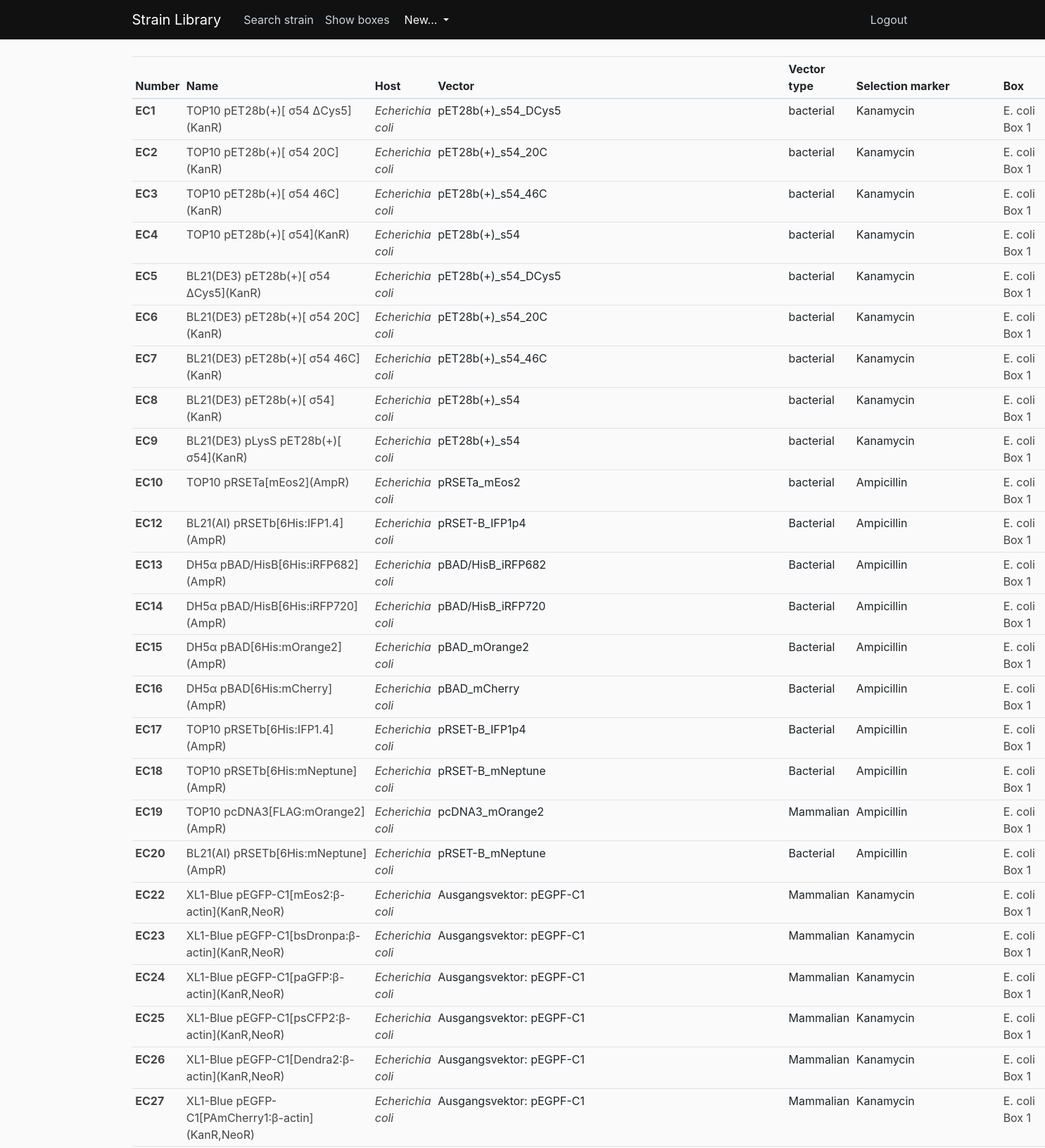
The page /results (signed in, upper part) on the database its author committed.
### strain_library/models.py (models this page shows, shortened)
class Strain(db.Model):
    __tablename__ = 'strain'
    id = db.Column(db.Integer, primary_key=True)
    number = db.Column(db.String, nullable=False, unique=True)
    name = db.Column(db.String, nullable=False)
    host = db.Column(db.String, nullable=False)
    vector = db.Column(db.String)
    vector_type = db.Column(db.String)
    selection_marker = db.Column(db.String)
    box = db.Column(db.String)
    slot = db.Column(db.String)
    date_of_creation = db.Column(db.Date)
    comments = db.Column(db.Text)
    user_id = db.Column(db.Integer, db.ForeignKey('user.id'), nullable=False)
    box_id = db.Column(db.Integer, db.ForeignKey('box.id'), nullable=False)
    type = db.Column(db.String)
    __mapper_args__ = {
        'polymorphic_identity':'strain',
        'polymorphic_on':type
    }

class EcoliStrain(Strain):
    __tablename__ = 'ecolistrainlist'
    id = db.Column(db.Integer, db.ForeignKey('strain.id'), primary_key=True)
    __mapper_args__ = {
        'polymorphic_identity':'ecolistrainlist'
    }

class Strain(db.Model):
    __tablename__ = 'strain'
    id = db.Column(db.Integer, primary_key=True)
    number = db.Column(db.String, nullable=False, unique=True)
    name = db.Column(db.String, nullable=False)
    host = db.Column(db.String, nullable=False)
    vector = db.Column(db.String)
    vector_type = db.Column(db.String)
    selection_marker = db.Column(db.String)
    box = db.Column(db.String)
    slot = db.Column(db.String)
    date_of_creation = db.Column(db.Date)
    comments = db.Column(db.Text)
    user_id = db.Column(db.Integer, db.ForeignKey('user.id'), nullable=False)
    box_id = db.Column(db.Integer, db.ForeignKey('box.id'), nullable=False)
    type = db.Column(db.String)
    __mapper_args__ = {
        'polymorphic_identity':'strain',
        'polymorphic_on':type
    }

### strain_library/routes.py (the view)
@app.route('/results')
@login_required
def results():
    host = request.args.get('host')
    box = request.args.get('box')
    if host:
        strains = Strain.query.filter_by(host=host).all()
        return render_template('results.html', strains=strains)
    if box:
        strains = Strain.query.filter_by(box=box).all()
        return render_template('results.html', strains=strains)
    strains = Strain.query.all()
    return render_template('results.html', strains=strains)

### strain_library/models.py (called while the page is built)
@login_manager.user_loader
def load_user(user_id):
    return User.query.get(int(user_id))

### strain_library/templates/results.html (shortened to what this page needs)
{% extends "layout.html" %}
{% block content %}
    <table class="table table-sm table-hover">
        <thead>
          <tr>
            <th scope="col">Number</th>
            <th scope="col">Name</th>
            <th scope="col">Host</th>
            <th scope="col">Vector</th>
            <th scope="col">Vector type</th>
            <th scope="col">Selection marker</th>
            <th scope="col">Box</th>
          </tr>
        </thead>
        <tbody>
            {% for strain in strains %}
            <tr>
                <th scope="row" ><a class="article-title" href="{{ url_for('strain', strain_id=strain.id) }}">{{ strain.number }}</a></th>
                <td><a class="article-title" href="{{ url_for('strain', strain_id=strain.id) }}">{{ strain.name }}</a></td>
                <td><i><a class="article-title" href="{{ url_for('results', host=strain.host) }}">{{ strain.host }}</a></i></td>
                <td>{{ strain.vector }}</td>
                <td>{{ strain.vector_type }}</td>
                <td>{{ strain.selection_marker }}</td>
                <td><a class="article-title" href="{{ url_for('results', box=strain.box) }}">{{ strain.box }}</a></td>
            </tr>
            {% endfor %}
        </tbody>
      </table>
{% endblock content %}

### strain_library/static/main.css (style rules this page uses)
body { background: #fafafa; color: #333333; margin-top: 5rem; }
.article-title { color: #444444; }

### rows shown on the page
EcoliStrain: number "EC1", name "TOP10 pET28b(+)[ σ54 ΔCys5](KanR)", host "Echerichia coli", vector "pET28b(+)_s54_DCys5", vector_type "bacterial", selection_marker "Kanamycin", box "E. coli Box 1"
EcoliStrain: number "EC2", name "TOP10 pET28b(+)[ σ54 20C](KanR)", host "Echerichia coli", vector "pET28b(+)_s54_20C", vector_type "bacterial", selection_marker "Kanamycin", box "E. coli Box 1"
EcoliStrain: number "EC3", name "TOP10 pET28b(+)[ σ54 46C](KanR)", host "Echerichia coli", vector "pET28b(+)_s54_46C", vector_type "bacterial", selection_marker "Kanamycin", box "E. coli Box 1"
EcoliStrain: number "EC4", name "TOP10 pET28b(+)[ σ54](KanR)", host "Echerichia coli", vector "pET28b(+)_s54", vector_type "bacterial", selection_marker "Kanamycin", box "E. coli Box 1"
EcoliStrain: number "EC5", name "BL21(DE3) pET28b(+)[ σ54 ΔCys5](KanR)", host "Echerichia coli", vector "pET28b(+)_s54_DCys5", vector_type "bacterial", selection_marker "Kanamycin", box "E. coli Box 1"
EcoliStrain: number "EC6", name "BL21(DE3) pET28b(+)[ σ54 20C](KanR)", host "Echerichia coli", vector "pET28b(+)_s54_20C", vector_type "bacterial", selection_marker "Kanamycin", box "E. coli Box 1"
EcoliStrain: number "EC7", name "BL21(DE3) pET28b(+)[ σ54 46C](KanR)", host "Echerichia coli", vector "pET28b(+)_s54_46C", vector_type "bacterial", selection_marker "Kanamycin", box "E. coli Box 1"
EcoliStrain: number "EC8", name "BL21(DE3) pET28b(+)[ σ54](KanR)", host "Echerichia coli", vector "pET28b(+)_s54", vector_type "bacterial", selection_marker "Kanamycin", box "E. coli Box 1"
EcoliStrain: number "EC9", name "BL21(DE3) pLysS pET28b(+)[ σ54](KanR)", host "Echerichia coli", vector "pET28b(+)_s54", vector_type "bacterial", selection_marker "Kanamycin", box "E. coli Box 1"
EcoliStrain: number "EC10", name "TOP10 pRSETa[mEos2](AmpR)", host "Echerichia coli", vector "pRSETa_mEos2", vector_type "bacterial", selection_marker "Ampicillin", box "E. coli Box 1"
EcoliStrain: number "EC12", name "BL21(AI) pRSETb[6His:IFP1.4](AmpR)", host "Echerichia coli", vector "pRSET-B_IFP1p4", vector_type "Bacterial", selection_marker "Ampicillin", box "E. coli Box 1"
EcoliStrain: number "EC13", name "DH5α pBAD/HisB[6His:iRFP682](AmpR)", host "Echerichia coli", vector "pBAD/HisB_iRFP682", vector_type "Bacterial", selection_marker "Ampicillin", box "E. coli Box 1"
EcoliStrain: number "EC14", name "DH5α pBAD/HisB[6His:iRFP720](AmpR)", host "Echerichia coli", vector "pBAD/HisB_iRFP720", vector_type "Bacterial", selection_marker "Ampicillin", box "E. coli Box 1"
EcoliStrain: number "EC15", name "DH5α pBAD[6His:mOrange2](AmpR)", host "Echerichia coli", vector "pBAD_mOrange2", vector_type "Bacterial", selection_marker "Ampicillin", box "E. coli Box 1"
EcoliStrain: number "EC16", name "DH5α pBAD[6His:mCherry](AmpR)", host "Echerichia coli", vector "pBAD_mCherry", vector_type "Bacterial", selection_marker "Ampicillin", box "E. coli Box 1"
EcoliStrain: number "EC17", name "TOP10 pRSETb[6His:IFP1.4](AmpR)", host "Echerichia coli", vector "pRSET-B_IFP1p4", vector_type "Bacterial", selection_marker "Ampicillin", box "E. coli Box 1"
EcoliStrain: number "EC18", name "TOP10 pRSETb[6His:mNeptune](AmpR)", host "Echerichia coli", vector "pRSET-B_mNeptune", vector_type "Bacterial", selection_marker "Ampicillin", box "E. coli Box 1"
EcoliStrain: number "EC19", name "TOP10 pcDNA3[FLAG:mOrange2](AmpR)", host "Echerichia coli", vector "pcDNA3_mOrange2", vector_type "Mammalian", selection_marker "Ampicillin", box "E. coli Box 1"
EcoliStrain: number "EC20", name "BL21(AI) pRSETb[6His:mNeptune](AmpR)", host "Echerichia coli", vector "pRSET-B_mNeptune", vector_type "Bacterial", selection_marker "Ampicillin", box "E. coli Box 1"
EcoliStrain: number "EC22", name "XL1-Blue pEGFP-C1[mEos2:β-actin](KanR,NeoR)", host "Echerichia coli", vector "Ausgangsvektor: pEGPF-C1", vector_type "Mammalian", selection_marker "Kanamycin", box "E. coli Box 1"
EcoliStrain: number "EC23", name "XL1-Blue pEGFP-C1[bsDronpa:β-actin](KanR,NeoR)", host "Echerichia coli", vector "Ausgangsvektor: pEGPF-C1", vector_type "Mammalian", selection_marker "Kanamycin", box "E. coli Box 1"
EcoliStrain: number "EC24", name "XL1-Blue pEGFP-C1[paGFP:β-actin](KanR,NeoR)", host "Echerichia coli", vector "Ausgangsvektor: pEGPF-C1", vector_type "Mammalian", selection_marker "Kanamycin", box "E. coli Box 1"
EcoliStrain: number "EC25", name "XL1-Blue pEGFP-C1[psCFP2:β-actin](KanR,NeoR)", host "Echerichia coli", vector "Ausgangsvektor: pEGPF-C1", vector_type "Mammalian", selection_marker "Kanamycin", box "E. coli Box 1"
EcoliStrain: number "EC26", name "XL1-Blue pEGFP-C1[Dendra2:β-actin](KanR,NeoR)", host "Echerichia coli", vector "Ausgangsvektor: pEGPF-C1", vector_type "Mammalian", selection_marker "Kanamycin", box "E. coli Box 1"
EcoliStrain: number "EC27", name "XL1-Blue pEGFP-C1[PAmCherry1:β-actin](KanR,NeoR)", host "Echerichia coli", vector "Ausgangsvektor: pEGPF-C1", vector_type "Mammalian", selection_marker "Kanamycin", box "E. coli Box 1"
